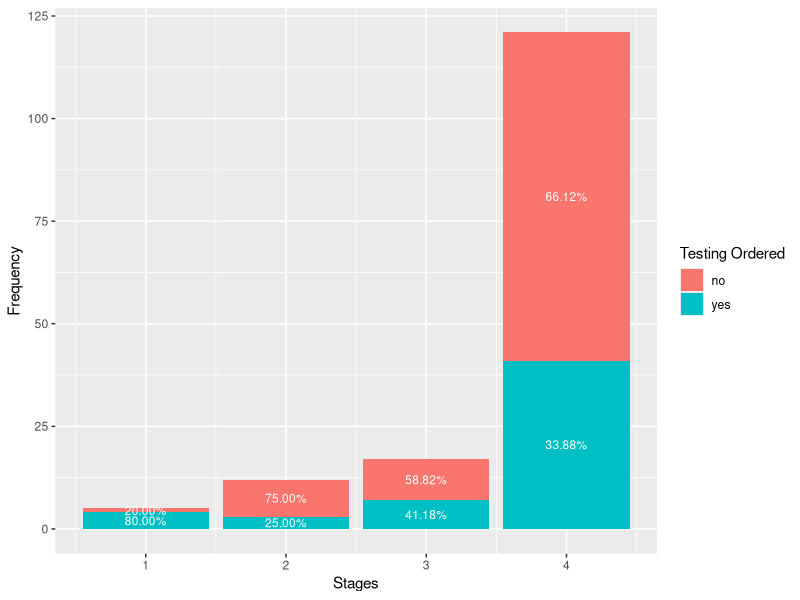
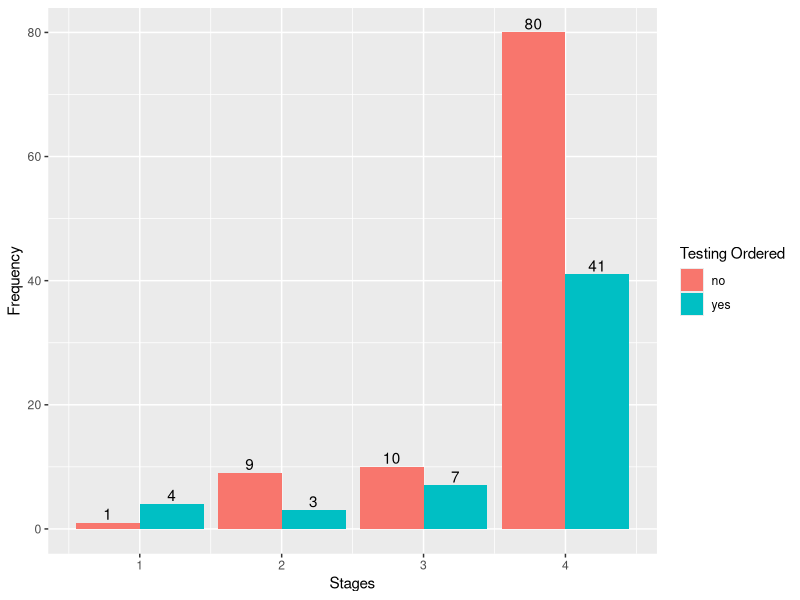
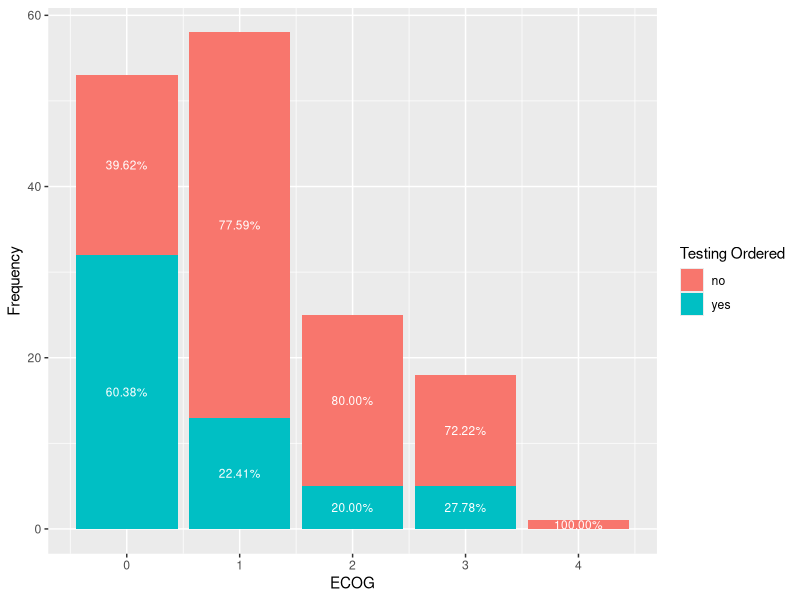
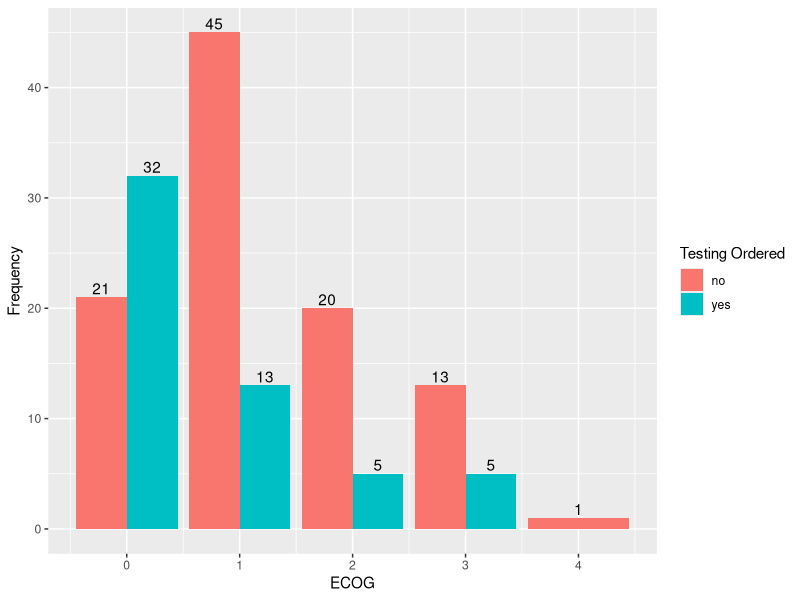
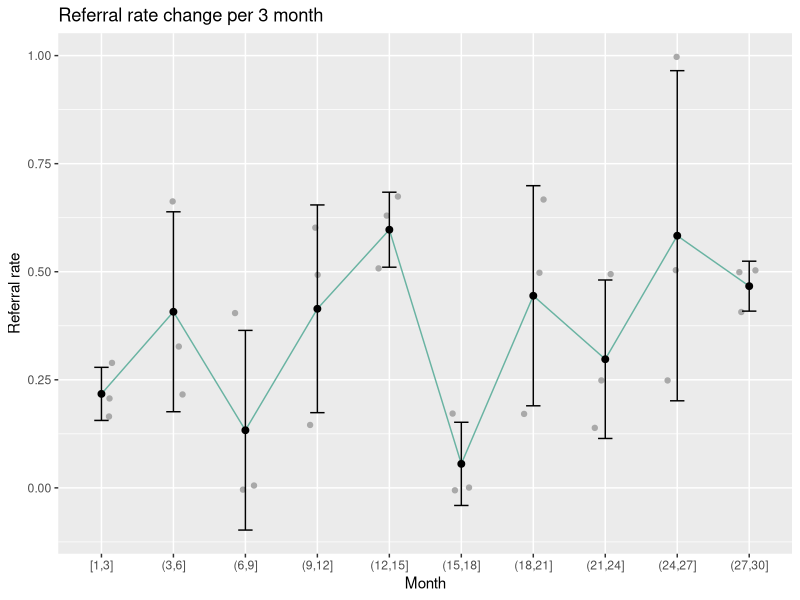
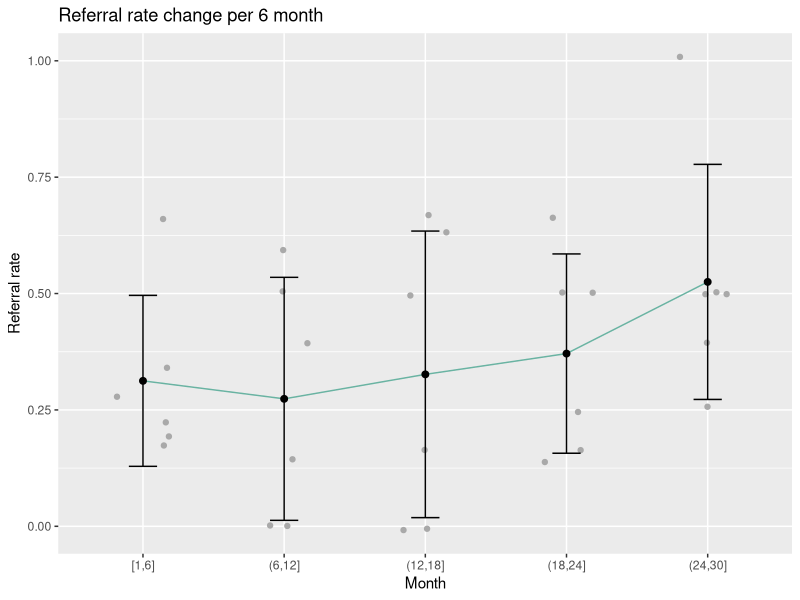

Source code (R) for these figures, in order:
## ---- chunk 1
knitr::opts_chunk$set(echo = TRUE)
## ---- chunk 2
#package we use
library(readr)
library(stringr)
library(ggplot2)
library(dplyr)
library(stringr)
## ---- chunk 3
#import data
dat <- read_csv('data.csv')
## ---- chunk 4
#second opinion tag 
dat$second_opinion <- str_detect(dat$`Reason No Referral`, pattern = 'second opinion') | str_detect(dat$`Somatic Testing
(y,n,other)`, pattern = 'second opinion')

#number of patients with second opinion
sum(dat$second_opinion)

#the data we will use for the further analysis(exclude patients with second opinion)
dat_1 <- dat[dat$second_opinion == FALSE,]

#referral rate = ordered test / total number
#re-encoding 
dat_1$test <- ifelse(str_detect(dat_1$`Testing Ordered`, pattern = 'yes'), 1, 0)

#referral rate through time 
dat_1$`Initial Appt (#1-30)`[dat_1$`Initial Appt (#1-30)`> 15 & dat_1$`Initial Appt (#1-30)`< 16]  <- 15
dat_1$`Initial Appt (#1-30)`[dat_1$`Initial Appt (#1-30)`> 22 & dat_1$`Initial Appt (#1-30)`< 23]  <- 22

## ---- chunk 5
data<- dat_1

# probability that place genetic referrals
data$`Genetics Referrals`<- ifelse(data$`# Genetics Referrals` >0, "yes", "no")
# sum(data$`Genetics Referrals` == "yes") / length(data$`Genetics Referrals`)

## ---- chunk 6
# probability that schedule genetic meeting
data$`Genetics Appt Scheduled`<- ifelse(data$`Genetics Appt Scheduled` == "yes", "yes" , "no")
data$`Genetics Appt Scheduled2`<- ifelse(data$`Genetics Appt Scheduled` == "yes", "yes" ,
                                      ifelse(data$`Genetics Appt Scheduled` =="no", "no", "other"))
# sum(data$`Genetics Appt Scheduled` == "yes") / sum(data$`Genetics Referrals` == "yes")
## ---- chunk 7
data$`Attended Appt`[data$`Attended Appt` == "yes x2"] <- "yes"
data$`Attended Appt`[data$`Attended Appt` == "???" | data$`Attended Appt` == "n/a"] <- "NA"

data$`Attended Appt`<- ifelse(data$`Attended Appt` == "yes", "yes", "no")
data$`Attended Appt2`<- ifelse(data$`Attended Appt` == "yes", "yes", 
                            ifelse(data$`Attended Appt` == "no", "no", "other"))
# probability that attend the appointment
# sum(data$`Attended Appt` %in% 'yes') / sum(data$`Genetics Appt Scheduled` %in% 'yes')

## ---- chunk 8
data$`Testing Ordered`[data$`Testing Ordered` =="yes on second"]<- "yes"
data$`Testing Ordered`[data$`Testing Ordered` == "NO - PREVIOUSLY COMPLETED OUTSIDE" | data$`Testing Ordered` == "other - discussed DNA banking b/c hospice"]<- "no"
data$`Testing Ordered`[data$`Testing Ordered` =="??" | data$`Testing Ordered` =="n/a" ]<- "na"
data$`Testing Ordered`<- ifelse(data$`Testing Ordered` == "yes", "yes", "no")
data$`Testing Ordered2`<- ifelse(data$`Testing Ordered` == "yes", "yes", 
                               ifelse(data$`Testing Ordered` == "no","no","other"))
# probability that order genetic counseling 
# sum(data$`Testing Ordered` %in% 'yes') / sum(data$`Attended Appt` %in% 'yes')
## ---- chunk 9
#library(networkD3)
#source<- c("1st Step Accept","1st Step Accept","1st Step Reject","2nd Step Accept","2nd Step Accept","2nd Step Reject","3rd Step Accept","3rd Step Accept","3rd Step Reject","4th Step Reject")
#target<- c("2nd Step Accept","2nd Step Reject","Rejection 1","3rd Step Accept","3rd Step Reject","Rejection 2","4th Step Accept","4th Step Reject","Rejection 3","Rejection 4")
#value<- c(81,30,44,59,22,30,55,4,22,4)

#link<- data.frame(source,target,value)

#node <- data.frame(
 #name=c(as.character(link$source), as.character(link$target)) %>% 
    #unique()
  #)

#link$IDsource <- match(link$source, node$name)-1 
#link$IDtarget <- match(link$target, node$name)-1
 
#p2 <- sankeyNetwork(Links = link, Nodes = node,
                     #Source = "IDsource", Target = "IDtarget",
                     #Value = "value", NodeID = "name", 
                     #sinksRight=FALSE,fontSize=18)

#p2
## ---- chunk 10
df5<- data %>%
  count(`Testing Ordered`,`Stage at Dx (#0-4)`) %>%
  arrange(`Testing Ordered`, desc(`Stage at Dx (#0-4)`)) %>% # Rearranging in stacking order  
  group_by(`Stage at Dx (#0-4)`) %>%
  mutate(Freq2 = cumsum(n), # Calculating position of stacked Freq
         prop = 100*n/sum(n))  # Calculating proportion of Freq

df5$label = paste0(sprintf("%.2f", df5$prop), "%")

ggplot(df5, aes(x = `Stage at Dx (#0-4)`, y = n, fill = `Testing Ordered`)) +
   geom_bar(position = position_stack(), stat = "identity") +
   geom_text(aes(label = label), position = position_stack(vjust = 0.5), size = 3, color="white")+
   ylab("Frequency")+
   xlab("Stages")

ggplot(df5, aes(x = `Stage at Dx (#0-4)`, y = n, fill = `Testing Ordered`)) +
   geom_bar(position = "dodge", stat = "identity") +
   geom_text(aes(label=n), position=position_dodge(width=0.9), vjust=-0.25)+
   ylab("Frequency")+
   xlab("Stages")
## ---- chunk 11
df6<- data %>%
  count(`Testing Ordered`,`ECOG at Initial (#0-4)`) %>%
  arrange(`Testing Ordered`, desc(`ECOG at Initial (#0-4)`)) %>% # Rearranging in stacking order  
  group_by(`ECOG at Initial (#0-4)`) %>%
  mutate(Freq2 = cumsum(n), # Calculating position of stacked Freq
         prop = 100*n/sum(n))  # Calculating proportion of Freq

df6$label = paste0(sprintf("%.2f", df6$prop), "%")

ggplot(df6, aes(x = `ECOG at Initial (#0-4)`, y = n, fill = `Testing Ordered`)) +
   geom_bar(position = position_stack(), stat = "identity") +
   geom_text(aes(label = label), position = position_stack(vjust = 0.5), size = 3, color="white")+
   ylab("Frequency")+
   xlab("ECOG")


ggplot(df6, aes(x = `ECOG at Initial (#0-4)`, y = n, fill = `Testing Ordered`)) +
   geom_bar(position = "dodge", stat = "identity") +
   geom_text(aes(label=n), position=position_dodge(width=0.9), vjust=-0.25)+
   ylab("Frequency")+
   xlab("ECOG")
## ---- chunk 12
#referral rate through time 
dat_2 <- dat_1
dat_2$`Initial Appt (#1-30)`[dat_2$`Initial Appt (#1-30)`> 15 & dat_2$`Initial Appt (#1-30)`< 16]  <- 15
dat_2$`Initial Appt (#1-30)`[dat_2$`Initial Appt (#1-30)`> 22 & dat_2$`Initial Appt (#1-30)`< 23]  <- 22

dat_2$cut_3 <- cut(dat_2$`Initial Appt (#1-30)`, c(1, seq(3, 30, by=3)), include.lowest = T) 
dat_2$cut_6 <- cut(dat_2$`Initial Appt (#1-30)`, c(1, seq(6, 30, by=6)), include.lowest = T) 

## ---- chunk 13
dat1 <- dat_2 %>% group_by(`Initial Appt (#1-30)`,cut_3) %>%
  summarize(referral_rate= sum(test)/ n(), cut_3) %>% distinct()

dat2 <- dat1 %>% group_by(cut_3) %>%
 summarise(sd = sd(referral_rate),
          referral_rate = mean(referral_rate))


ggplot(dat1 , aes(x = cut_3, y = referral_rate)) +
  geom_jitter(position = position_jitter(0.15), color = "darkgray") + 
  geom_line(aes(group = 1), color="#69b3a2", data = dat2) +
  geom_errorbar(data = dat2, aes(ymin = referral_rate-sd, ymax =referral_rate+sd), width = 0.2)  +
  geom_point(data = dat2, size = 2) + 
  labs(title="Referral rate change per 3 month", x="Month", y="Referral rate")
## ---- chunk 14
dat_2$cut_6 <- cut(dat_2$`Initial Appt (#1-30)`, c(1, seq(6, 30, by=6)), include.lowest = T) 

dat1 <- dat_2 %>% group_by(`Initial Appt (#1-30)`,cut_6) %>%
  summarize(referral_rate= sum(test)/ n(), cut_6) %>% distinct()

dat2 <- dat1 %>% group_by(cut_6) %>%
 summarise(sd = sd(referral_rate),
          referral_rate = mean(referral_rate))


ggplot(dat1 , aes(x = cut_6, y = referral_rate)) +
  geom_jitter(position = position_jitter(0.2), color = "darkgray") + 
  geom_line(aes(group = 1), data = dat2,  color="#69b3a2") +
  geom_errorbar(data = dat2, aes(ymin = referral_rate-sd, ymax =referral_rate+sd), width = 0.2)  +
  geom_point(data = dat2, size = 2)+ 
   labs(title="Referral rate change per 6 month", x="Month", y="Referral rate")
## ---- chunk 15
dat_3 <- dat[dat$second_opinion == TRUE, ]
nrow(dat_3)
nrow(dat_3 %>% filter(`# Genetics Referrals`>=1))
nrow(dat_3 %>% filter(`# Genetics Referrals`>=1&`Genetics Appt Scheduled`== 'yes'))
nrow(dat_3 %>% filter(`# Genetics Referrals`>=1&`Genetics Appt Scheduled`== 'yes'& `Attended Appt` == 'yes'))
sum(dat_3$`Testing Ordered` == 'yes')
## ---- chunk 16
#overall referral rate
sum(dat_1$test)/length(dat_1$test)

#referral rate before and after two options
#before
sum(dat_1$test[dat_1$`Initial Appt (#1-30)`<=22.2])/length(dat_1$test[dat_1$`Initial Appt (#1-30)`<=22.2])
#after
sum(dat$test[dat_1$`Initial Appt (#1-30)`>22.2])/length(dat_1$test[dat_1$`Initial Appt (#1-30)`>22.2])

## ---- chunk 17
#before and after two options

nrow(dat_1 %>% filter(`Initial Appt (#1-30)`<= 22.2)) #total patients before
nrow(dat_1 %>% filter(`Initial Appt (#1-30)` > 22.2)) #total patients after

nrow(dat_1 %>% filter(`Initial Appt (#1-30)`<= 22.2& `# Genetics Referrals`>=1)) #total patients who had referrals before 
nrow(dat_1 %>% filter(`Initial Appt (#1-30)`> 22.2& `# Genetics Referrals`>=1) ) #total patients who had referrals after


nrow(dat_1 %>% filter(`Initial Appt (#1-30)`<= 22.2 & `# Genetics Referrals`>=1&`Genetics Appt Scheduled`== 'yes'))#total patients who scheduled the appt before 
nrow(dat_1 %>% filter(`Initial Appt (#1-30)`> 22.2 & `# Genetics Referrals`>=1&`Genetics Appt Scheduled`== 'yes'))#total patients who scheduled the appt after

nrow(dat_1 %>% filter(`Initial Appt (#1-30)`<= 22.2 & `# Genetics Referrals`>=1&`Genetics Appt Scheduled`== 'yes'& `Attended Appt` == 'yes'))#total patients who scheduled the appt before
nrow(dat_1 %>% filter(`Initial Appt (#1-30)`> 22.2 & `# Genetics Referrals`>=1&`Genetics Appt Scheduled`== 'yes'& `Attended Appt` == 'yes'))#total patients who scheduled the appt after

nrow(dat_1 %>% filter(`Initial Appt (#1-30)`<= 22.2 & `# Genetics Referrals`>=1&`Genetics Appt Scheduled`== 'yes'& `Attended Appt` == 'yes'& `Testing Ordered` == 'yes'))#total patients who ordered the test before 
nrow(dat_1 %>% filter(`Initial Appt (#1-30)`> 22.2 & `# Genetics Referrals`>=1&`Genetics Appt Scheduled`== 'yes'& `Attended Appt` == 'yes'& `Testing Ordered` == 'yes'))#total patients who ordered the test after 


nrow(dat_1 %>% filter(`Initial Appt (#1-30)`> 22.2 & `# Genetics Referrals`>=1&`Genetics Appt Scheduled`== 'yes'& `Virtual Offered` %in% c('yes - preference', 'yes - preference (distance)', 'yes'))) # patients who prefered virtual and scheduled the test
nrow(dat_1 %>% filter(`Initial Appt (#1-30)`> 22.2 & `# Genetics Referrals`>=1&`Genetics Appt Scheduled`== 'yes'& `Virtual Offered` %in% c('no', 'no - preference'))) # patients who prefered person and scheduled the test

table(dat_1 %>% filter(`Initial Appt (#1-30)`> 22.2 & `# Genetics Referrals`>=1&`Genetics Appt Scheduled`== 'yes') %>% select(`Virtual Offered`))

nrow(dat_1 %>% filter(`Initial Appt (#1-30)`> 22.2 & `# Genetics Referrals`>=1&`Genetics Appt Scheduled`== 'yes'& `Attended Appt` == 'yes' & `Virtual Offered` %in% c('yes - preference', 'yes - preference (distance)', 'yes'))) # patients who prefered virtual and attended the test
nrow(dat_1 %>% filter(`Initial Appt (#1-30)`> 22.2 & `# Genetics Referrals`>=1&`Genetics Appt Scheduled`== 'yes'& `Attended Appt` == 'yes'& `Virtual Offered` %in% c('no', 'no - preference'))) # patients who prefered person and attended the test

table(dat_1 %>% filter(`Initial Appt (#1-30)`> 22.2 & `# Genetics Referrals`>=1&`Genetics Appt Scheduled`== 'yes'& `Attended Appt` == 'yes') %>% select(`Virtual Offered`))


table(dat_1 %>% filter(`Initial Appt (#1-30)`> 22.2 & `# Genetics Referrals`>=1&`Genetics Appt Scheduled`== 'yes'& `Attended Appt` == 'yes'&`Testing Ordered` == 'yes') %>% select(`Virtual Offered`))


